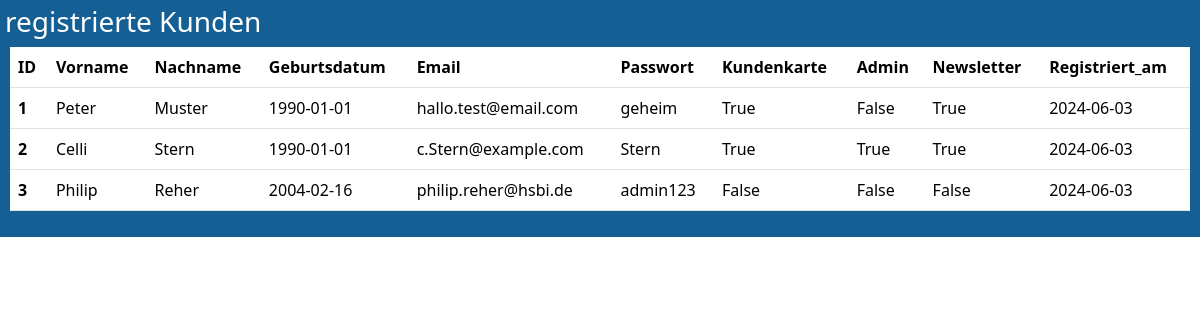
The page /Kunden on the database its author committed.
### model.py (models this page shows, shortened)
class Nutzer(db.Model):
    __tablename__ = 'nutzer'
    ID = db.Column(db.Integer, primary_key=True)
    Vorname = db.Column(db.String(45))
    Nachname = db.Column(db.String(45))
    Geburtsdatum = db.Column(db.Date)
    Email = db.Column(db.String(45), nullable=False, unique=True)
    Passwort = db.Column(db.String(45), nullable=False)
    Kundenkarte = db.Column(db.Boolean)
    Admin = db.Column(db.Boolean)
    Newsletter = db.Column(db.Boolean)
    Registriert_am = db.Column(db.Date)

### app_admin.py (the view)
@admin.route('/Kunden')
def show_nutzer():
    nutzer_entries = db.session.query(Nutzer).all()
    column_names = ["ID", "Vorname", "Nachname", "Geburtsdatum", "Email", "Passwort", "Kundenkarte", "Admin", "Newsletter", "Registriert_am"]
    return render_template('sm_admin_table_view.html', entries=nutzer_entries, column_names=column_names, title = "registrierte Kunden")

### templates/sm_admin_table_view.html (shortened to what this page needs)
{% extends "sm_default_import_only.html" %}
{% block content %}
    <div class="dbPage-container" id="main-container">
        <h3>{{title}}</h1>
        <div class = " table-container">
            <table class="table">
                <thead class="thead-light">
                <tr>
                    {% for name in column_names %}
                        <th scope="col">{{ name }}</th>
                    {% endfor %}
                </tr>
                </thead>
                <tbody>
                    {% for entry in entries %}
                        <tr>
                            {% for identifier in column_names %}
                                {% if identifier == "ID" %}
                                    <th scope="row">{{ entry.ID }}</th>
                                {% else %}
                                    <td>{{ entry[identifier]  }}</td>
                                {% endif%}
                            {% endfor %}
                        </tr>
                    {% endfor %}
                </tbody>
            </table>
        </div>
    </div>
{%endblock%}

### static/style.css (style rules this page uses)
header, body, footer { background-color: rgb(24, 115, 180); color: white; height: auto; display: flex; flex-direction: column; overflow: auto; }
.dbPage-container { background-color: rgb(20, 95, 148); color: white; flex: 1; overflow: hidden; padding: 5px; height: 75vh; }
.table-container { overflow-y: auto; overflow-x: hidden; max-width: 100%; margin: 5px; }
.table { width: 100%; border-collapse: collapse; table-layout: auto; }
td, th { padding : 5px; overflow: hidden; text-overflow: ellipsis; }

### rows shown on the page
Nutzer: ID "1", Vorname "Peter" "Muster" "1990-01-01" "hallo.test@email.com" "geheim" "True" "False" "True" "2024-06-03"
Nutzer: ID "2", Vorname "Celli" "Stern" "1990-01-01" "c.Stern@example.com" "Stern" "True" "True" "True" "2024-06-03"
Nutzer: ID "3", Vorname "Philip" "Reher" "2004-02-16" "philip.reher@hsbi.de" "admin123" "False" "False" "False" "2024-06-03"

### other values the page prints
{{ title }} "registrierte Kunden"
{{ name }} "ID" "Vorname" "Nachname" "Geburtsdatum" "Email" "Passwort" "Kundenkarte" "Admin" "Newsletter" "Registriert_am"
